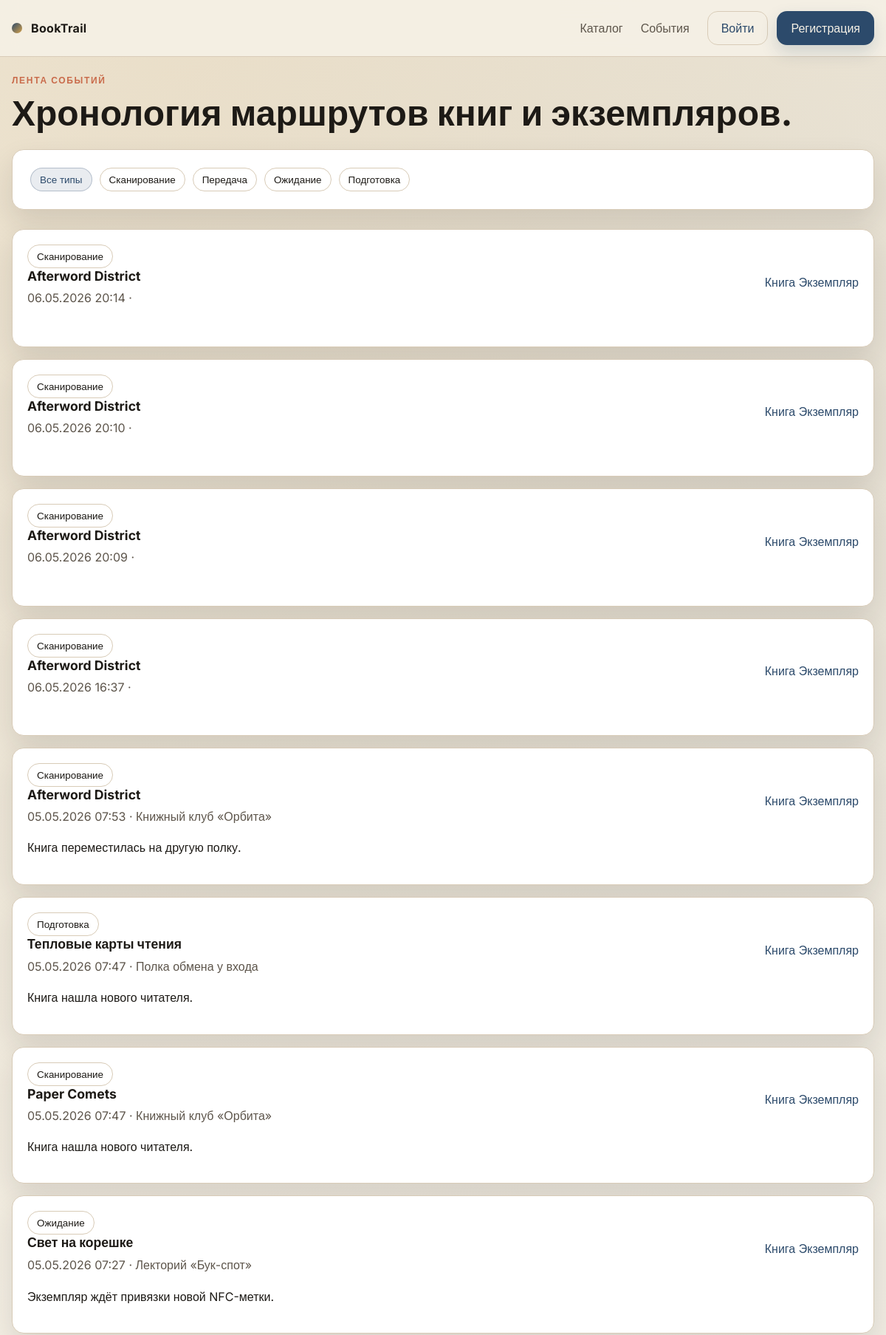
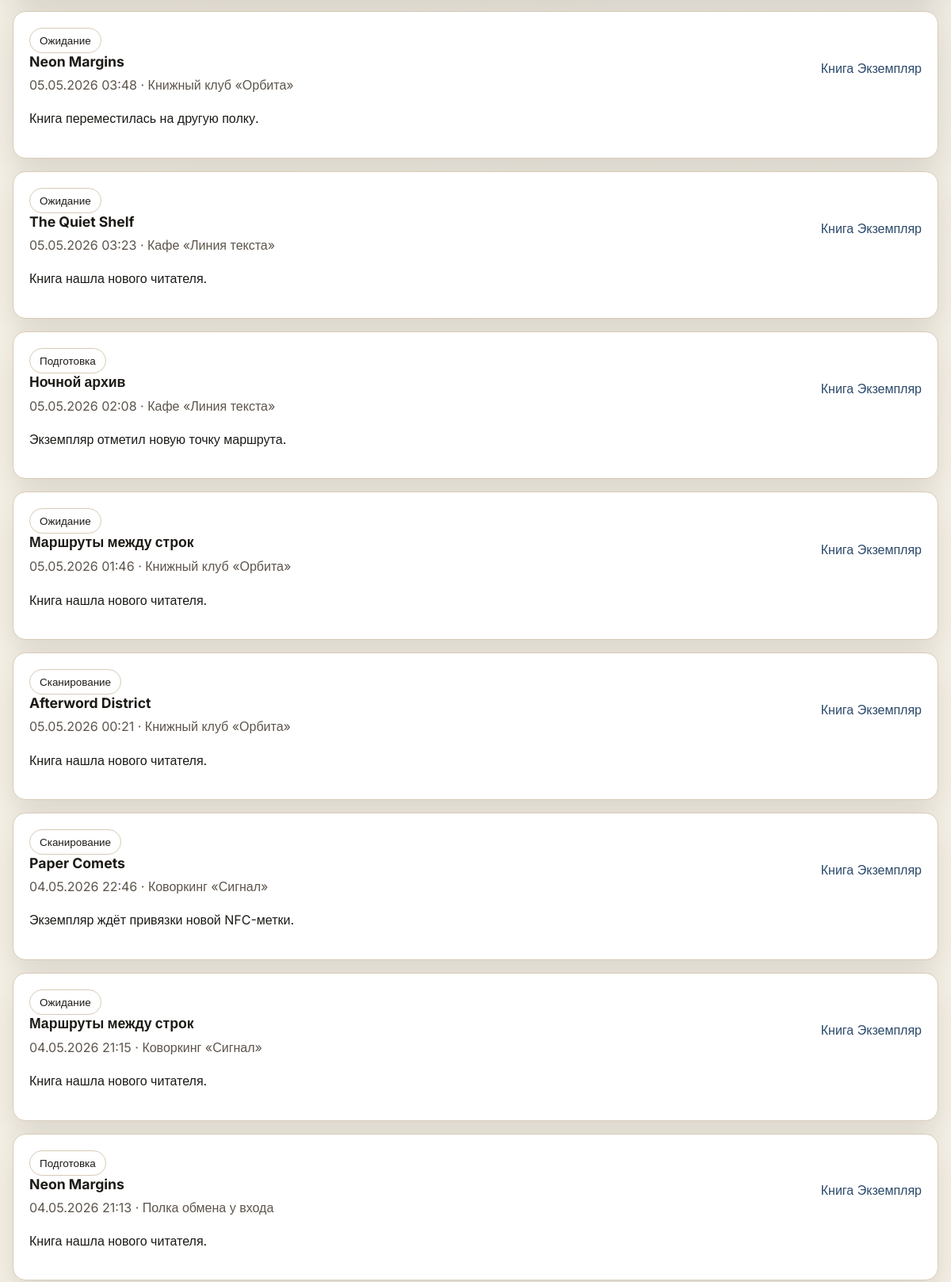
Screenshot of /events/ (upper part) with the database file from the repository (2 pictures, top to bottom).
### web/models.py (models this page shows, shortened)
class MoveEventType(models.Model):
    code = models.SlugField('Код', max_length=32, unique=True)
    title = models.CharField('Название', max_length=120)
    class Meta:
        verbose_name = 'Тип события'
        verbose_name_plural = 'Типы событий'
        ordering = ['title']

class Book(models.Model):
    title = models.CharField('Название', max_length=240)
    genre = models.ForeignKey(Genre, on_delete=models.SET_NULL, null=True, blank=True, related_name='books', verbose_name='Жанр')
    language = models.ForeignKey(Language, on_delete=models.SET_NULL, null=True, blank=True, related_name='books', verbose_name='Язык')
    year = models.IntegerField('Год', null=True, blank=True)
    description = models.TextField('Описание', blank=True, default='')
    cover = models.CharField('Обложка', max_length=240, blank=True, default='web/img/placeholder-cover.svg')
    accent = models.CharField('Акцент', max_length=32, blank=True, default='blue')
    isbn = models.CharField('ISBN', max_length=32, null=True, blank=True, unique=True)
    created_at = models.DateTimeField('Создана', auto_now_add=True)
    authors = models.ManyToManyField(Author, through='BookAuthor', related_name='books', verbose_name='Авторы')
    class Meta:
        verbose_name = 'Книга'
        verbose_name_plural = 'Книги'

class Move(models.Model):
    copy = models.ForeignKey(Copy, on_delete=models.CASCADE, related_name='moves', verbose_name='Экземпляр книги', db_index=True)
    user = models.ForeignKey(settings.AUTH_USER_MODEL, on_delete=models.SET_NULL, null=True, blank=True, related_name='moves', verbose_name='Пользователь')
    event_type = models.ForeignKey(MoveEventType, on_delete=models.PROTECT, related_name='moves', verbose_name='Тип события')
    date_time = models.DateTimeField('Дата/время', db_index=True)
    place_text = models.CharField('Место', max_length=160, blank=True, default='')
    text = models.TextField('Комментарий', blank=True, default='')
    payload = models.TextField('Данные', blank=True, default='')
    source = models.ForeignKey(MoveSource, on_delete=models.PROTECT, related_name='moves', verbose_name='Источник')
    nfc_tag = models.ForeignKey(NfcTag, on_delete=models.SET_NULL, null=True, blank=True, related_name='moves', verbose_name='NFC-метка')
    class Meta:
        verbose_name = 'Перемещение'
        verbose_name_plural = 'Перемещения'
    def get_event_type_display(self) -> str:
        return self.event_type.title

### web/views.py (the view)
# urls.py: path('events/', views.events_feed, name='events'),
def events_feed(request):
    event_type = request.GET.get('type')
    return render(request, 'events.html', get_events_feed_data(event_type=event_type, page_number=request.GET.get('page')))

### web/selectors.py (called while the page is built)
def _fmt_dt(dt) -> str:
    if not dt:
        return ''
    return timezone.localtime(dt).strftime('%d.%m.%Y %H:%M')

def move_to_event_dict(move: Move) -> dict:
    return {
        'type': move.get_event_type_display(),
        'event_type': move.get_event_type_display(),
        'time': _fmt_dt(move.date_time),
        'date_time': _fmt_dt(move.date_time),
        'place': move.place_text,
        'place_text': move.place_text,
        'comment': move.text,
        'text': move.text,
        'source': move.source,
        'payload': move.payload,
        'copy_id': move.copy_id,
        'book_id': move.copy.book_id,
        'book_title': move.copy.book.title,
    }

def get_events_feed_data(event_type: str, page_number: str | int | None) -> dict:
    qs = Move.objects.select_related('copy__book', 'user').order_by('-date_time')
    if event_type:
        qs = qs.filter(event_type__code=event_type)
    paginator = Paginator(qs, 20)
    page_obj = paginator.get_page(page_number or 1)
    events = [move_to_event_dict(move) for move in page_obj.object_list]
    return {'events': events, 'page_obj': page_obj}

### web/templates/events.html (shortened to what this page needs)
{% extends 'base.html' %}
{% block content %}
<section class="section compact-top">
    <div class="section-heading">
        <span class="eyebrow">Лента событий</span>
        <h1>Хронология маршрутов книг и экземпляров.</h1>
    </div>
    <div class="surface-card filter-panel">
        <div class="filter-chips">
            <span class="chip active">Все типы</span>
            <span class="chip">Сканирование</span>
            <span class="chip">Передача</span>
            <span class="chip">Ожидание</span>
            <span class="chip">Подготовка</span>
        </div>
    </div>
    <div class="list-stack events-detailed">
        {% for event in events %}
        <article class="surface-card event-feed-item">
            <div class="event-feed-top">
                <div>
                    <span class="event-type">{{ event.type }}</span>
                    <h3>{{ event.book_title }}</h3>
                    <p class="muted">{{ event.time }} · {{ event.place }}</p>
                </div>
                <div class="event-links">
                    <a class="text-link" href="{% url 'web:book_detail' event.book_id %}">Книга</a>
                    <a class="text-link" href="{% url 'web:copy_detail' event.copy_id %}">Экземпляр</a>
                </div>
            </div>
            <p>{{ event.comment }}</p>
        </article>
        {% endfor %}
    </div>
</section>
{% endblock %}

### web/static/web/css/styles.css (style rules this page uses)
:root { --bg: #F6F1E6; --section: #EFE6D6; --card: #FFFFFF; --stroke: #D8CBB7; --blue: #2C4A6B; --cyan: #D6A24A; --magenta: #C96B4B; --lime: #6FA37A; --danger: #B84A3A; --text: #1D1A16; --muted: #5D554B; --disabled: #9A8F82; --shadow: 0 18px 38px rgba(29, 26, 22, 0.12); --radius: 16px; --container: 1200px; }
* { box-sizing: border-box; }
html { scroll-behavior: smooth; }
body { margin: 0; font-family: 'Inter', sans-serif; background: radial-gradient(circle at 20% 0%, rgba(214, 162, 74, 0.16), transparent 42%), radial-gradient(circle at 80% 12%, rgba(44, 74, 107, 0.08), transparent 46%), var(--bg); color: var(--text); }
a { color: inherit; text-decoration: none; }
.container, .section, .auth-section, .hero { width: min(calc(100% - 32px), var(--container)); margin: 0 auto; }
.section, .hero, .auth-section { padding-top: 40px; }
.compact-top { padding-top: 20px; }
.surface-card { background: var(--card); border: 1px solid var(--stroke); border-radius: var(--radius); box-shadow: var(--shadow); }
.section-heading { margin-bottom: 24px; }
.eyebrow { display: inline-block; margin-bottom: 12px; color: var(--magenta); text-transform: uppercase; letter-spacing: 0.14em; font-size: 0.75rem; font-weight: 700; }
h1, h2, h3, p { margin-top: 0; }
h1 { font-size: clamp(2.3rem, 4vw, 4rem); line-height: 1.05; margin-bottom: 16px; }
h3 { font-size: 1.1rem; margin-bottom: 8px; }
p { color: var(--text); line-height: 1.65; }
.muted, .micro-label, .panel-label { color: var(--muted); }
.book-card, .recommendation-card, .notification-item, .review-block, .event-chip, .event-feed-item, .session-card { padding: 20px; }
.book-card-meta, .review-head, .notification-top, .event-chip-head, .event-feed-top, .copy-badge, .recommendation-top { display: flex; align-items: center; justify-content: space-between; gap: 12px; }
.side-note-card, .filter-panel, .placeholder-card, .auth-card, .profile-card, .settings-card { padding: 24px; }
.list-stack { display: flex; flex-direction: column; gap: 16px; }
.event-feed-item h3 { margin-bottom: 6px; }
.filter-panel { display: flex; flex-direction: column; gap: 18px; margin-bottom: 26px; }
.text-link { color: var(--blue); }
.chip, .genre-pill, .rating-pill, .status-pill, .event-type { display: inline-flex; align-items: center; padding: 7px 12px; border-radius: 999px; border: 1px solid var(--stroke); font-size: 0.84rem; }
.filter-chips { display: flex; flex-wrap: wrap; gap: 10px; }
.chip.active, .genre-pill { background: rgba(44, 74, 107, 0.1); border-color: rgba(44, 74, 107, 0.28); color: var(--blue); }

### rows the page displays
MoveEventType: type "Сканирование" "Сканирование" "Сканирование" "Сканирование" "Сканирование" "Сканирование" "Сканирование" "Сканирование"
Book: book_title "Afterword District" "Afterword District" "Afterword District" "Afterword District" "Afterword District" "Afterword District"
Move: place "Книжный клуб «Орбита»", comment "Книга переместилась на другую полку."
MoveEventType: type "Подготовка" "Подготовка" "Подготовка"
Book: book_title "Тепловые карты чтения"
Move: place "Полка обмена у входа", comment "Книга нашла нового читателя."
Book: book_title "Paper Comets" "Paper Comets"
Move: place "Книжный клуб «Орбита»", comment "Книга нашла нового читателя."
MoveEventType: type "Ожидание" "Ожидание" "Ожидание" "Ожидание" "Ожидание"
Book: book_title "Свет на корешке"
Move: place "Лекторий «Бук-спот»", comment "Экземпляр ждёт привязки новой NFC-метки."
Book: book_title "Neon Margins" "Neon Margins"
Move: place "Книжный клуб «Орбита»", comment "Книга переместилась на другую полку."
Book: book_title "The Quiet Shelf"
Move: place "Кафе «Линия текста»", comment "Книга нашла нового читателя."
Book: book_title "Ночной архив"
Move: place "Кафе «Линия текста»", comment "Экземпляр отметил новую точку маршрута."
Book: book_title "Маршруты между строк" "Маршруты между строк"
Move: place "Книжный клуб «Орбита»", comment "Книга нашла нового читателя."
Move: place "Книжный клуб «Орбита»", comment "Книга нашла нового читателя."
Move: place "Коворкинг «Сигнал»", comment "Экземпляр ждёт привязки новой NFC-метки."
Move: place "Коворкинг «Сигнал»", comment "Книга нашла нового читателя."
Move: place "Полка обмена у входа", comment "Книга нашла нового читателя."

### other values shown
{{ event.time }} "06.05.2026 20:14" "06.05.2026 20:10" "06.05.2026 20:09" "06.05.2026 16:37" "05.05.2026 07:53" "05.05.2026 07:47" "05.05.2026 07:47" "05.05.2026 07:27" "05.05.2026 03:48" "05.05.2026 03:23" "05.05.2026 02:08" "05.05.2026 01:46" "05.05.2026 00:21" "04.05.2026 22:46" "04.05.2026 21:15" "04.05.2026 21:13"
